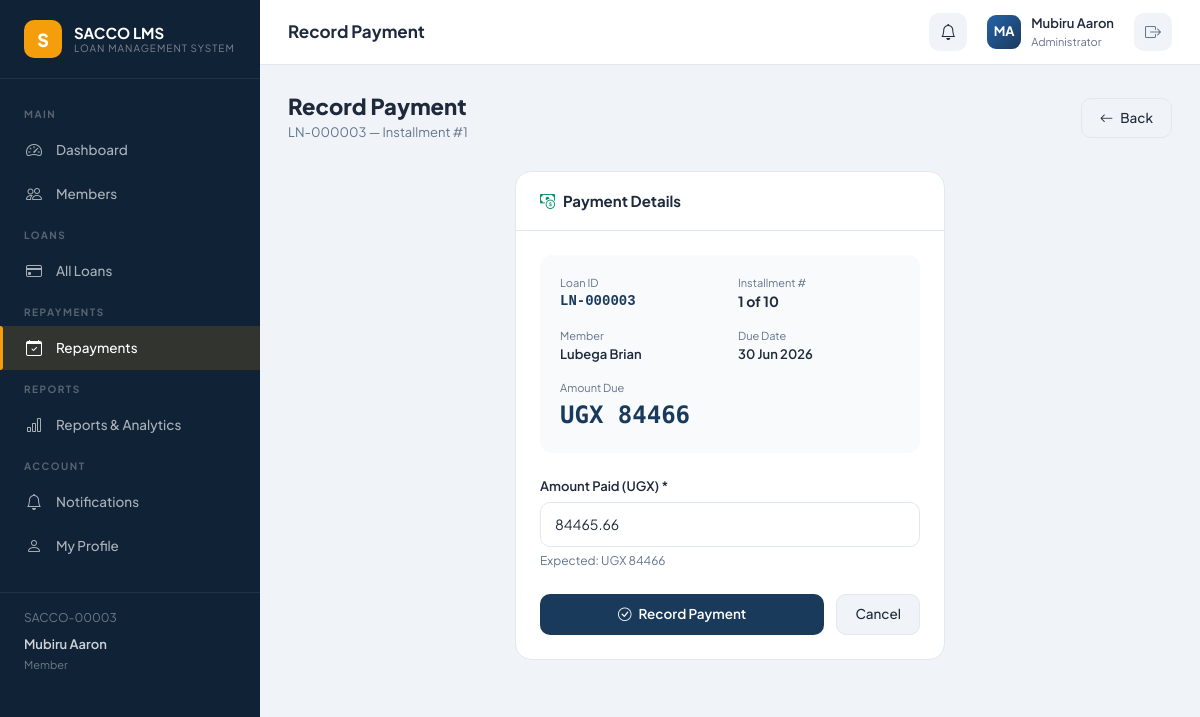
The app's page /repayments/1/record/ (signed in) with its own data.
### accounts/models.py (models this page shows, shortened)
class User(AbstractUser):
    ROLE_MEMBER = 'member'
    ROLE_ADMIN = 'admin'
    ROLE_CHOICES = [
        (ROLE_MEMBER, 'Member'),
        (ROLE_ADMIN, 'Administrator'),
    ]
    role = models.CharField(max_length=20, choices=ROLE_CHOICES, default=ROLE_MEMBER)
    national_id = models.CharField(max_length=20, unique=True, null=True, blank=True)
    phone_number = models.CharField(max_length=15, blank=True)
    address = models.TextField(blank=True)
    occupation = models.CharField(max_length=100, blank=True)
    monthly_income = models.DecimalField(max_digits=12, decimal_places=2, default=0)
    profile_photo = models.ImageField(upload_to='profiles/', null=True, blank=True)
    is_active = models.BooleanField(default=True)
    date_joined = models.DateTimeField(default=timezone.now)
    member_number = models.CharField(max_length=20, unique=True, null=True, blank=True)
    class Meta:
        verbose_name = 'User'
        verbose_name_plural = 'Users'
        ordering = ['-date_joined']
    @property
    def is_admin(self):
        return self.role == self.ROLE_ADMIN or self.is_staff

### repayments/models.py (models this page shows, shortened)
class Repayment(models.Model):
    STATUS_PENDING = 'pending'
    STATUS_PAID = 'paid'
    STATUS_OVERDUE = 'overdue'
    STATUS_CHOICES = [
        (STATUS_PENDING, 'Pending'),
        (STATUS_PAID, 'Paid'),
        (STATUS_OVERDUE, 'Overdue'),
    ]
    loan = models.ForeignKey('loans.Loan', on_delete=models.CASCADE, related_name='repayments')
    installment_number = models.PositiveIntegerField()
    amount_due = models.DecimalField(max_digits=12, decimal_places=2)
    amount_paid = models.DecimalField(max_digits=12, decimal_places=2, default=0)
    due_date = models.DateField()
    paid_date = models.DateField(null=True, blank=True)
    status = models.CharField(max_length=10, choices=STATUS_CHOICES, default=STATUS_PENDING)
    remaining_balance = models.DecimalField(max_digits=12, decimal_places=2, default=0)
    notes = models.TextField(blank=True)
    class Meta:
        ordering = ['installment_number']
        unique_together = ('loan', 'installment_number')

### loans/models.py (models this page shows, shortened)
class Loan(models.Model):
    STATUS_DRAFT = 'draft'
    STATUS_SUBMITTED = 'submitted'
    STATUS_UNDER_REVIEW = 'under_review'
    STATUS_APPROVED = 'approved'
    STATUS_REJECTED = 'rejected'
    STATUS_DISBURSED = 'disbursed'
    STATUS_COMPLETED = 'completed'
    STATUS_CHOICES = [
        (STATUS_DRAFT, 'Draft'),
        (STATUS_SUBMITTED, 'Submitted'),
        (STATUS_UNDER_REVIEW, 'Under Review'),
        (STATUS_APPROVED, 'Approved'),
        (STATUS_REJECTED, 'Rejected'),
        (STATUS_DISBURSED, 'Disbursed'),
        (STATUS_COMPLETED, 'Completed'),
    ]
    VALID_TRANSITIONS = {
        STATUS_DRAFT: [STATUS_SUBMITTED],
        STATUS_SUBMITTED: [STATUS_UNDER_REVIEW],
        STATUS_UNDER_REVIEW: [STATUS_APPROVED, STATUS_REJECTED],
        STATUS_APPROVED: [STATUS_DISBURSED],
        STATUS_REJECTED: [],
        STATUS_DISBURSED: [STATUS_COMPLETED],
        STATUS_COMPLETED: [],
    }
    loan_id = models.CharField(max_length=20, unique=True, blank=True)
    applicant = models.ForeignKey(settings.AUTH_USER_MODEL, on_delete=models.CASCADE,
        related_name='loans')
    loan_type = models.ForeignKey(LoanType, on_delete=models.PROTECT, null=True, blank=True)
    amount_requested = models.DecimalField(max_digits=12, decimal_places=2)
    interest_rate = models.DecimalField(max_digits=5, decimal_places=2, default=12.00)
    repayment_period = models.PositiveIntegerField(help_text="Duration in months")
    monthly_installment = models.DecimalField(max_digits=12, decimal_places=2, default=0)
    total_repayable = models.DecimalField(max_digits=12, decimal_places=2, default=0)
    purpose = models.TextField()
    status = models.CharField(max_length=20, choices=STATUS_CHOICES, default=STATUS_DRAFT)
    application_date = models.DateTimeField(default=timezone.now)
    reviewed_by = models.ForeignKey(settings.AUTH_USER_MODEL, on_delete=models.SET_NULL,
        null=True, blank=True, related_name='reviewed_loans')
    reviewed_at = models.DateTimeField(null=True, blank=True)
    rejection_reason = models.TextField(blank=True)
    disbursed_at = models.DateTimeField(null=True, blank=True)
    completed_at = models.DateTimeField(null=True, blank=True)
    notes = models.TextField(blank=True)
    class Meta:
        ordering = ['-application_date']

### repayments/views.py (the view, shortened to what this page needs)
# urls.py: path('<int:pk>/record/', views.record_payment_view, name='record_payment'),
@login_required
def record_payment_view(request, pk):
    if not request.user.is_admin:
        messages.error(request, 'Access denied.')
        return redirect('repayments:list')
    repayment = get_object_or_404(Repayment, pk=pk)
    return render(request, 'repayments/record_payment.html', {'repayment': repayment})

### notifications/context_processors.py (called while the page is built)
def notifications_processor(request):
    if request.user.is_authenticated:
        unread_count = request.user.notifications.filter(is_read=False).count()
        recent_notifications = request.user.notifications.filter(is_read=False)[:5]
        return {
            'unread_notifications_count': unread_count,
            'recent_notifications': recent_notifications,
        }
    return {'unread_notifications_count': 0, 'recent_notifications': []}

### templates/repayments/record_payment.html (shortened to what this page needs)
{% extends 'base.html' %}
{% block page_title %}Record Payment{% endblock %}
{% block content %}
<div class="page-header">
    <div>
        <h1>Record Payment</h1>
        <p>{{ repayment.loan.loan_id }} — Installment #{{ repayment.installment_number }}</p>
    </div>
    <a href="{% url 'repayments:loan_repayments' repayment.loan.pk %}" class="btn-ghost">
        <i class="bi bi-arrow-left"></i> Back
    </a>
</div>
<div class="row justify-content-center">
    <div class="col-md-6">
        <div class="content-card">
            <div class="card-header-custom">
                <h5><i class="bi bi-cash-coin me-2" style="color:#059669;"></i>Payment Details</h5>
            </div>
            <div class="card-body-custom">
                <div style="background:#f8fafc; border-radius:12px; padding:20px; margin-bottom:24px;">
                    <div class="row g-3">
                        <div class="col-6">
                            <div style="font-size:11px; color:#64748b;">Loan ID</div>
                            <div style="font-size:14px; font-weight:700; font-family:monospace; color:#1a3a5c;">{{ repayment.loan.loan_id }}</div>
                        </div>
                        <div class="col-6">
                            <div style="font-size:11px; color:#64748b;">Installment #</div>
                            <div style="font-size:14px; font-weight:700;">{{ repayment.installment_number }} of {{ repayment.loan.repayment_period }}</div>
                        </div>
                        <div class="col-6">
                            <div style="font-size:11px; color:#64748b;">Member</div>
                            <div style="font-size:13px; font-weight:600;">{{ repayment.loan.applicant.get_full_name }}</div>
                        </div>
                        <div class="col-6">
                            <div style="font-size:11px; color:#64748b;">Due Date</div>
                            <div style="font-size:13px; font-weight:600; {% if repayment.status == 'overdue' %}color:#dc2626;{% endif %}">
                                {{ repayment.due_date|date:"d M Y" }}
                            </div>
                        </div>
                        <div class="col-12">
                            <div style="font-size:11px; color:#64748b;">Amount Due</div>
                            <div class="money" style="font-size:24px; font-weight:800; color:#1a3a5c;">
                                UGX {{ repayment.amount_due|floatformat:0 }}
                            </div>
                        </div>
                    </div>
                </div>
                <form method="post">
                    <div class="mb-4">
                        <label class="form-label-sacco">Amount Paid (UGX) *</label>
                        <input type="number" name="amount_paid" class="form-control-sacco"
                            value="{{ repayment.amount_due }}"
                            min="1" step="1000" required
                            placeholder="Enter amount paid">
                        <div style="font-size:12px; color:#64748b; margin-top:5px;">
                            Expected: UGX {{ repayment.amount_due|floatformat:0 }}
                        </div>
                    </div>
                    <div style="display:flex; gap:12px;">
                        <button type="submit" class="btn-primary-sacco" style="flex:1; justify-content:center;"
                            onclick="return confirm('Record this payment?')">
                            <i class="bi bi-check-circle"></i> Record Payment
                        </button>
                        <a href="{% url 'repayments:loan_repayments' repayment.loan.pk %}" class="btn-ghost">
                            Cancel
                        </a>
                    </div>
                </form>
            </div>
        </div>
    </div>
</div>
{% endblock %}

### templates/base.html (shortened to what this page needs)
<!DOCTYPE html>
<html lang="en">
<head>
    <link rel="stylesheet" href="https://cdn.jsdelivr.net/npm/bootstrap@5.3.2/dist/css/bootstrap.min.css">
    <link rel="stylesheet" href="https://cdn.jsdelivr.net/npm/bootstrap-icons@1.11.2/font/bootstrap-icons.min.css">
</head>
<body>
{% if user.is_authenticated %}
<aside class="sidebar" id="sidebar">
    <div class="sidebar-brand">
        <div class="brand-icon">S</div>
        <div class="brand-text">
            SACCO LMS
            <span>Loan Management System</span>
        </div>
    </div>
    <nav class="sidebar-nav">
        <div class="nav-section-label">Main</div>
        <a href="{% url 'dashboard:index' %}" class="sidebar-link {% if request.resolver_match.app_name == 'dashboard' %}active{% endif %}">
            <i class="bi bi-speedometer2"></i> Dashboard
        </a>
        {% if user.is_admin %}
        <a href="{% url 'accounts:member_list' %}" class="sidebar-link {% if request.resolver_match.url_name == 'member_list' %}active{% endif %}">
            <i class="bi bi-people"></i> Members
        </a>
        {% endif %}
        <div class="nav-section-label">Loans</div>
        <a href="{% url 'loans:list' %}" class="sidebar-link {% if request.resolver_match.app_name == 'loans' %}active{% endif %}">
            <i class="bi bi-credit-card"></i> {% if user.is_admin %}All Loans{% else %}My Loans{% endif %}
        </a>
        <div class="nav-section-label">Repayments</div>
        <a href="{% url 'repayments:list' %}" class="sidebar-link {% if request.resolver_match.app_name == 'repayments' %}active{% endif %}">
            <i class="bi bi-calendar-check"></i> Repayments
        </a>
        {% if user.is_admin %}
        <div class="nav-section-label">Reports</div>
        <a href="{% url 'reports:index' %}" class="sidebar-link {% if request.resolver_match.app_name == 'reports' %}active{% endif %}">
            <i class="bi bi-bar-chart"></i> Reports & Analytics
        </a>
        {% endif %}
        <div class="nav-section-label">Account</div>
        <a href="{% url 'notifications:list' %}" class="sidebar-link {% if request.resolver_match.app_name == 'notifications' %}active{% endif %}">
            <i class="bi bi-bell"></i> Notifications
        </a>
        <a href="{% url 'accounts:profile' %}" class="sidebar-link {% if request.resolver_match.url_name == 'profile' %}active{% endif %}">
            <i class="bi bi-person"></i> My Profile
        </a>
        <div style="padding: 16px 24px; margin-top: 24px; border-top: 1px solid rgba(255,255,255,0.08);">
            <div style="font-size: 12px; color: rgba(255,255,255,0.4); margin-bottom: 8px;">
                {{ user.member_number }}
            </div>
            <div style="font-size: 13px; color: rgba(255,255,255,0.8); font-weight: 600;">
                {{ user.get_full_name|default:user.username }}
            </div>
            <div style="font-size: 11px; color: rgba(255,255,255,0.4); margin-top: 2px;">
                {{ user.get_role_display }}
            </div>
        </div>
    </nav>
</aside>
<div class="main-wrapper">
    <header class="topbar">
        <div class="topbar-title">{% block page_title %}Dashboard{% endblock %}</div>
        <div class="topbar-actions">
            <a href="{% url 'notifications:list' %}" class="topbar-btn" style="text-decoration:none; color: inherit;">
                <i class="bi bi-bell"></i>
            </a>
            <div class="dropdown">
                <a href="{% url 'accounts:profile' %}" class="topbar-user">
                    <div class="user-avatar">
                        {{ user.first_name|first|upper }}{{ user.last_name|first|upper }}
                    </div>
                    <div class="user-info">
                        <span class="user-name">{{ user.get_full_name|default:user.username|truncatechars:18 }}</span>
                        <span class="user-role">{% if user.is_admin %}Administrator{% else %}Member{% endif %}</span>
                    </div>
                </a>
            </div>
            <a href="{% url 'accounts:logout' %}" class="topbar-btn" title="Logout">
                <i class="bi bi-box-arrow-right"></i>
            </a>
        </div>
    </header>
    <main class="page-content">
        {% block content %}{% endblock %}
    </main>
</div>
{% else %}
{% block auth_content %}{% endblock %}
{% endif %}
</body>
</html>

### records on screen
User: member_number "SACCO-00003", get_full_name "Mubiru Aaron", role "Member", first_name|first "M", last_name|first "A"
Repayment: loan.loan_id "LN-000003", installment_number "1", loan.repayment_period "10", loan.applicant.get_full_name "Lubega Brian", due_date "30 Jun 2026", amount_due "84466", amount_paid "84465.66"
